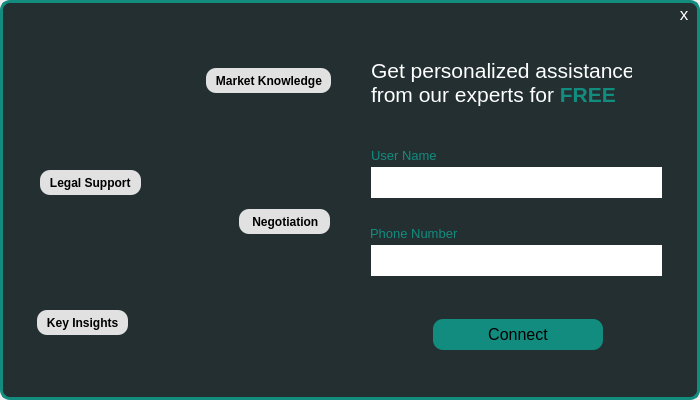
<?xml version="1.0" encoding="UTF-8"?>
<ui version="4.0">
 <class>Dialog</class>
 <widget class="QDialog" name="Dialog">
  <property name="geometry">
   <rect>
    <x>0</x>
    <y>0</y>
    <width>700</width>
    <height>400</height>
   </rect>
  </property>
  <property name="minimumSize">
   <size>
    <width>700</width>
    <height>400</height>
   </size>
  </property>
  <property name="maximumSize">
   <size>
    <width>700</width>
    <height>400</height>
   </size>
  </property>
  <property name="windowTitle">
   <string>Dialog</string>
  </property>
  <widget class="QFrame" name="frame">
   <property name="geometry">
    <rect>
     <x>0</x>
     <y>0</y>
     <width>700</width>
     <height>400</height>
    </rect>
   </property>
   <property name="font">
    <font>
     <family>Sitka Banner Semibold</family>
    </font>
   </property>
   <property name="styleSheet">
    <string notr="true">background-color: rgb(35, 47, 49);
border:3px solid rgb(18, 140, 126);
border-radius:10px;</string>
   </property>
   <property name="frameShape">
    <enum>QFrame::Shape::StyledPanel</enum>
   </property>
   <property name="frameShadow">
    <enum>QFrame::Shadow::Raised</enum>
   </property>
   <widget class="QLabel" name="label">
    <property name="geometry">
     <rect>
      <x>60</x>
      <y>20</y>
      <width>261</width>
      <height>371</height>
     </rect>
    </property>
    <property name="styleSheet">
     <string notr="true">border:none;</string>
    </property>
    <property name="text">
     <string/>
    </property>
    <property name="pixmap">
     <pixmap>C:/Users/Shivam/Downloads/360_F_654324018_2M3RUmpX17hgOOftZEM2dUsCrnh62a6P-removebg-preview.png</pixmap>
    </property>
    <property name="scaledContents">
     <bool>true</bool>
    </property>
   </widget>
   <widget class="QLabel" name="label_2">
    <property name="geometry">
     <rect>
      <x>206</x>
      <y>68</y>
      <width>125</width>
      <height>25</height>
     </rect>
    </property>
    <property name="font">
     <font>
      <bold>true</bold>
     </font>
    </property>
    <property name="styleSheet">
     <string notr="true">background-color:rgb(225, 225, 225);
border:none;
border-radius:10px;</string>
    </property>
    <property name="text">
     <string>   Market Knowledge</string>
    </property>
   </widget>
   <widget class="QLabel" name="label_3">
    <property name="geometry">
     <rect>
      <x>239</x>
      <y>209</y>
      <width>91</width>
      <height>25</height>
     </rect>
    </property>
    <property name="font">
     <font>
      <bold>true</bold>
     </font>
    </property>
    <property name="styleSheet">
     <string notr="true">background-color:rgb(225, 225, 225);
border:none;
border-radius:10px;</string>
    </property>
    <property name="text">
     <string>    Negotiation</string>
    </property>
   </widget>
   <widget class="QLabel" name="label_4">
    <property name="geometry">
     <rect>
      <x>40</x>
      <y>170</y>
      <width>101</width>
      <height>25</height>
     </rect>
    </property>
    <property name="font">
     <font>
      <bold>true</bold>
     </font>
    </property>
    <property name="styleSheet">
     <string notr="true">background-color:rgb(225, 225, 225);
border:none;
border-radius:10px;</string>
    </property>
    <property name="text">
     <string>   Legal Support</string>
    </property>
   </widget>
   <widget class="QLabel" name="label_5">
    <property name="geometry">
     <rect>
      <x>37</x>
      <y>310</y>
      <width>91</width>
      <height>25</height>
     </rect>
    </property>
    <property name="font">
     <font>
      <bold>true</bold>
     </font>
    </property>
    <property name="styleSheet">
     <string notr="true">background-color:rgb(225, 225, 225);
border:none;
border-radius:10px;</string>
    </property>
    <property name="text">
     <string>   Key Insights</string>
    </property>
   </widget>
   <widget class="QLabel" name="label_6">
    <property name="geometry">
     <rect>
      <x>371</x>
      <y>52</y>
      <width>261</width>
      <height>61</height>
     </rect>
    </property>
    <property name="font">
     <font>
      <pointsize>16</pointsize>
     </font>
    </property>
    <property name="styleSheet">
     <string notr="true">border:none;
color:white</string>
    </property>
    <property name="text">
     <string>&lt;html&gt;&lt;head/&gt;&lt;body&gt;&lt;p&gt;Get personalized assistance &lt;br/&gt;from our experts for &lt;span style=&quot; font-weight:700; color:#128c7e;&quot;&gt;FREE&lt;/span&gt;&lt;/p&gt;&lt;/body&gt;&lt;/html&gt;</string>
    </property>
   </widget>
   <widget class="QLineEdit" name="lineEdit">
    <property name="geometry">
     <rect>
      <x>371</x>
      <y>167</y>
      <width>291</width>
      <height>31</height>
     </rect>
    </property>
    <property name="font">
     <font>
      <pointsize>11</pointsize>
     </font>
    </property>
    <property name="styleSheet">
     <string notr="true">QLineEdit{
border:none;
background-color:white;
border-radius:0px;
}
QLineEdit:hover{
border-bottom:2px solid rgb(18, 140, 126);
}</string>
    </property>
    <property name="text">
     <string/>
    </property>
    <property name="cursorPosition">
     <number>0</number>
    </property>
    <property name="placeholderText">
     <string/>
    </property>
   </widget>
   <widget class="QLabel" name="email_heading_3">
    <property name="geometry">
     <rect>
      <x>371</x>
      <y>146</y>
      <width>101</width>
      <height>18</height>
     </rect>
    </property>
    <property name="font">
     <font>
      <pointsize>10</pointsize>
     </font>
    </property>
    <property name="styleSheet">
     <string notr="true">border:none;
color:rgb(18, 140, 126);</string>
    </property>
    <property name="text">
     <string>User Name</string>
    </property>
   </widget>
   <widget class="QLabel" name="email_heading_4">
    <property name="geometry">
     <rect>
      <x>370</x>
      <y>224</y>
      <width>101</width>
      <height>18</height>
     </rect>
    </property>
    <property name="font">
     <font>
      <pointsize>10</pointsize>
     </font>
    </property>
    <property name="styleSheet">
     <string notr="true">border:none;
color:rgb(18, 140, 126);</string>
    </property>
    <property name="text">
     <string>Phone Number</string>
    </property>
   </widget>
   <widget class="QLineEdit" name="lineEdit_2">
    <property name="geometry">
     <rect>
      <x>371</x>
      <y>245</y>
      <width>291</width>
      <height>31</height>
     </rect>
    </property>
    <property name="font">
     <font>
      <pointsize>11</pointsize>
      <bold>false</bold>
     </font>
    </property>
    <property name="styleSheet">
     <string notr="true">QLineEdit{
border:none;
background-color:white;
border-radius:0px;
}
QLineEdit:hover{
border-bottom:2px solid rgb(18, 140, 126);
}</string>
    </property>
    <property name="text">
     <string/>
    </property>
    <property name="maxLength">
     <number>10</number>
    </property>
    <property name="cursorPosition">
     <number>0</number>
    </property>
    <property name="placeholderText">
     <string/>
    </property>
   </widget>
   <widget class="QPushButton" name="loginbutton_2">
    <property name="geometry">
     <rect>
      <x>433</x>
      <y>319</y>
      <width>170</width>
      <height>31</height>
     </rect>
    </property>
    <property name="font">
     <font>
      <pointsize>12</pointsize>
     </font>
    </property>
    <property name="styleSheet">
     <string notr="true">QPushButton
{
background-color:rgb(18, 140, 126);
border:none;
border-radius:10px;
}
QPushButton:hover
{
border:1px solid rgb(18, 140, 126);
background-color:rgb(35, 47, 49);
	color: rgb(255, 255, 255);
}</string>
    </property>
    <property name="text">
     <string>Connect</string>
    </property>
    <property name="checkable">
     <bool>true</bool>
    </property>
   </widget>
   <widget class="QPushButton" name="pushButton">
    <property name="geometry">
     <rect>
      <x>674</x>
      <y>4</y>
      <width>20</width>
      <height>20</height>
     </rect>
    </property>
    <property name="font">
     <font>
      <pointsize>13</pointsize>
     </font>
    </property>
    <property name="styleSheet">
     <string notr="true">border:none; color:white;</string>
    </property>
    <property name="text">
     <string>x</string>
    </property>
    <property name="checkable">
     <bool>true</bool>
    </property>
   </widget>
  </widget>
 </widget>
 <resources/>
 <connections>
  <connection>
   <sender>pushButton</sender>
   <signal>toggled(bool)</signal>
   <receiver>Dialog</receiver>
   <slot>close()</slot>
   <hints>
    <hint type="sourcelabel">
     <x>688</x>
     <y>18</y>
    </hint>
    <hint type="destinationlabel">
     <x>937</x>
     <y>45</y>
    </hint>
   </hints>
  </connection>
 </connections>
</ui>
